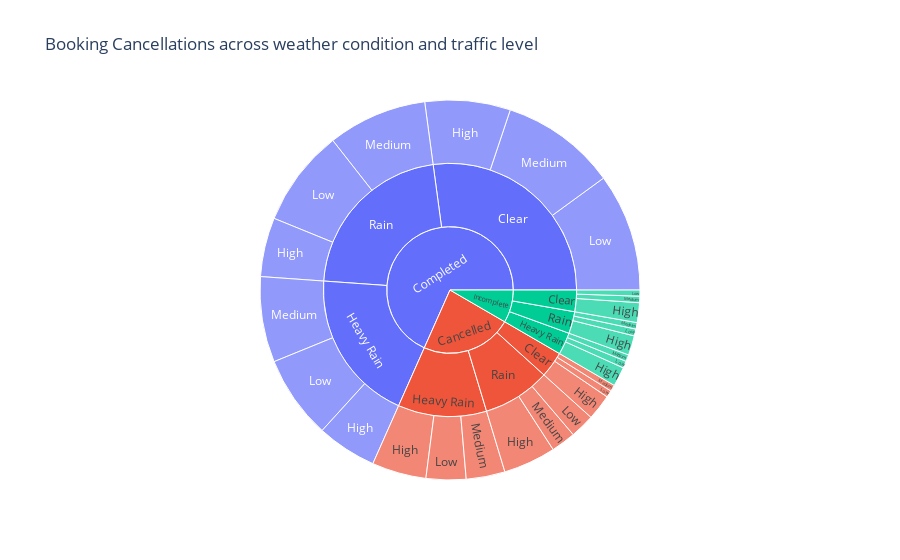
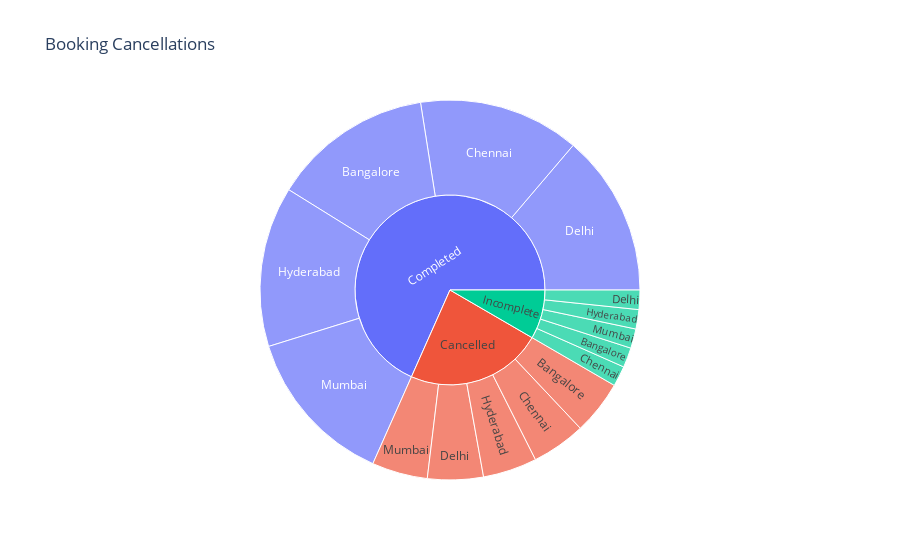

Notebook code cell kept with these figures, in order:
### Code cell
fig = px.sunburst(
    bookings_df,
    path=['booking_status', 'weather_condition', 'traffic_level'], 
    title="Booking Cancellations across weather condition and traffic level"
)
fig.show()

fig = px.sunburst(
    bookings_df,
    path=['booking_status', 'city'], 
    title="Booking Cancellations"
)
fig.show()

### Figure 1 — Plotly figure (JSON) as saved in the notebook; plotly's stock layout.template omitted (floating-point values rounded to 4 significant figures)
{"data": [{"branchvalues": "total", "domain": {"x": [0, 1], "y": [0, 1]}, "hovertemplate": "labels=%{label}<br>count=%{value}<br>parent=%{parent}<br>id=%{id}<extra></extra>", "ids": ["Cancelled/Heavy Rain/High", "Completed/Heavy Rain/Medium", "Cancelled/Heavy Rain/Low", "Completed/Rain/Medium", "Completed/Clear/Medium", "Completed/Clear/High", "Completed/Heavy Rain/Low", "Completed/Heavy Rain/High", "Completed/Rain/High", "Completed/Clear/Low", "Completed/Rain/Low", "Incomplete/Heavy Rain/Medium", "Cancelled/Rain/High", "Cancelled/Clear/High", "Incomplete/Rain/Medium", "Cancelled/Rain/Medium", "Cancelled/Rain/Low", "Incomplete/Clear/Low", "Incomplete/Clear/Medium", "Incomplete/Rain/High", "Incomplete/Heavy Rain/High", "Incomplete/Clear/High", "Cancelled/Heavy Rain/Medium", "Cancelled/Clear/Medium", "Cancelled/Clear/Low", "Incomplete/Heavy Rain/Low", "Incomplete/Rain/Low", "Cancelled/Heavy Rain", "Completed/Heavy Rain", "Completed/Rain", "Completed/Clear", "Incomplete/Heavy Rain", "Cancelled/Rain", "Cancelled/Clear", "Incomplete/Rain", "Incomplete/Clear", "Cancelled", "Completed", "Incomplete"], "labels": ["High", "Medium", "Low", "Medium", "Medium", "High", "Low", "High", "High", "Low", "Low", "Medium", "High", "High", "Medium", "Medium", "Low", "Low", "Medium", "High", "High", "High", "Medium", "Medium", "Low", "Low", "Low", "Heavy Rain", "Heavy Rain", "Rain", "Clear", "Heavy Rain", "Rain", "Clear", "Rain", "Clear", "Cancelled", "Completed", "Incomplete"], "name": "", "parents": ["Cancelled/Heavy Rain", "Completed/Heavy Rain", "Cancelled/Heavy Rain", "Completed/Rain", "Completed/Clear", "Completed/Clear", "Completed/Heavy Rain", "Completed/Heavy Rain", "Completed/Rain", "Completed/Clear", "Completed/Rain", "Incomplete/Heavy Rain", "Cancelled/Rain", "Cancelled/Clear", "Incomplete/Rain", "Cancelled/Rain", "Cancelled/Rain", "Incomplete/Clear", "Incomplete/Clear", "Incomplete/Rain", "Incomplete/Heavy Rain", "Incomplete/Clear", "Cancelled/Heavy Rain", "Cancelled/Clear", "Cancelled/Clear", "Incomplete/Heavy Rain", "Incomplete/Rain", "Cancelled", "Completed", "Completed", "Completed", "Incomplete", "Cancelled", "Cancelled", "Incomplete", "Incomplete", "", "", ""], "type": "sunburst", "values": [4626, 7283, 3390, 8451, 9834, 7270, 7091, 5099, 5027, 10025, 8266, 577, 4469, 2185, 551, 2097, 2076, 520, 548, 1660, 1650, 1681, 3304, 553, 584, 596, 587, 11320, 19473, 21744, 27129, 2823, 8642, 3322, 2798, 2749, 23284, 68346, 8370]}], "layout": {"legend": {"tracegroupgap": 0}, "title": {"text": "Booking Cancellations across weather condition and traffic level"}}}

### Figure 2 — Plotly figure (JSON) as saved in the notebook; plotly's stock layout.template omitted (floating-point values rounded to 4 significant figures)
{"data": [{"branchvalues": "total", "domain": {"x": [0, 1], "y": [0, 1]}, "hovertemplate": "labels=%{label}<br>count=%{value}<br>parent=%{parent}<br>id=%{id}<extra></extra>", "ids": ["Cancelled/Mumbai", "Completed/Mumbai", "Cancelled/Chennai", "Completed/Delhi", "Completed/Hyderabad", "Completed/Chennai", "Cancelled/Bangalore", "Completed/Bangalore", "Incomplete/Mumbai", "Cancelled/Delhi", "Incomplete/Chennai", "Incomplete/Bangalore", "Incomplete/Delhi", "Cancelled/Hyderabad", "Incomplete/Hyderabad", "Cancelled", "Completed", "Incomplete"], "labels": ["Mumbai", "Mumbai", "Chennai", "Delhi", "Hyderabad", "Chennai", "Bangalore", "Bangalore", "Mumbai", "Delhi", "Chennai", "Bangalore", "Delhi", "Hyderabad", "Hyderabad", "Cancelled", "Completed", "Incomplete"], "name": "", "parents": ["Cancelled", "Completed", "Cancelled", "Completed", "Completed", "Completed", "Cancelled", "Completed", "Incomplete", "Cancelled", "Incomplete", "Incomplete", "Incomplete", "Cancelled", "Incomplete", "", "", ""], "type": "sunburst", "values": [4743, 13546, 4600, 13774, 13655, 13709, 4600, 13662, 1654, 4740, 1735, 1685, 1647, 4601, 1649, 23284, 68346, 8370]}], "layout": {"legend": {"tracegroupgap": 0}, "title": {"text": "Booking Cancellations"}}}
